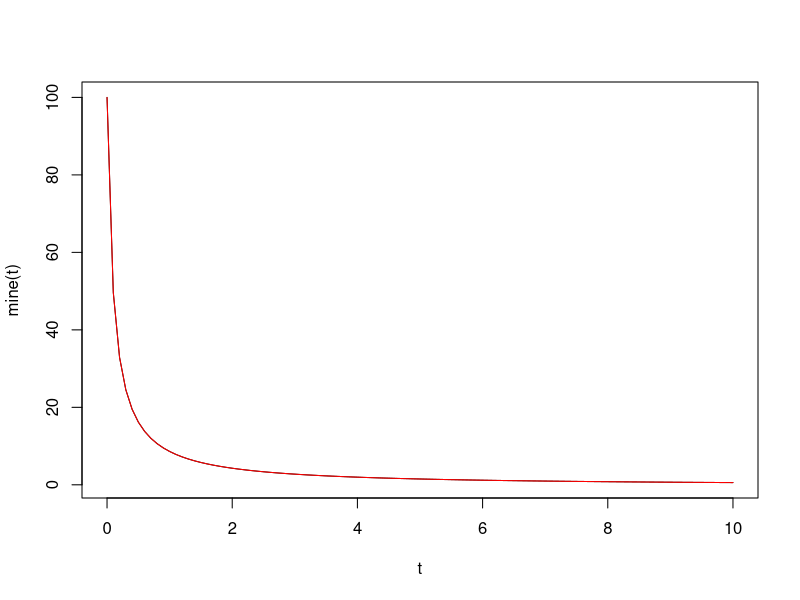

The R source for this figure:
# testing maxima's solution for model4's N(t)

mine = function(t, N0=100, m=0.1, a=0.1){
	m / ((m/N0 + a)*exp(t*m)-a)
}

maxima = function(t, N0=100, m=0.1, a=0.1){
	(m * N0) / ((m + N0 * a) * exp(m * t) - N0 * a)
}

t = seq(0,10, by=0.1)


plot(t, mine(t), type='l')
points(t, maxima(t), type='l', col='red')